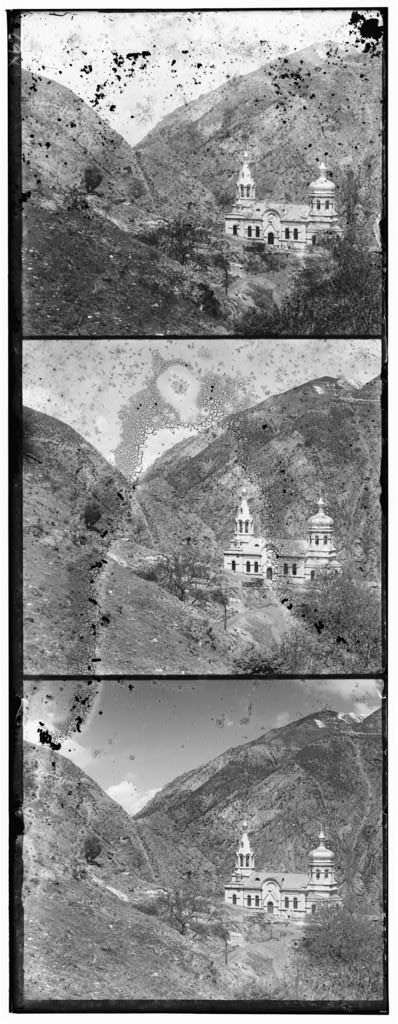
#> input picture data_e/00056v.jpg, 398 x 1024 px
$ python -i enhancement.py   (imports and definitions only)
#> lines starting #> are read from the running program, lines starting #| are printed output that depends on the picture
#> further down, picture is the input picture: shape (1024, 398, 3); min 0, max 255, mean 138.2
import numpy as np
import cv2

def adjust_gamma(image, gamma=1.1):
    """
    Görüntüye gamma düzeltmesi uygular (parlaklık/kontrast ayarı).
    """
    invGamma = 1.0 / gamma
    table = np.array([((i / 255.0) ** invGamma) * 255 for i in np.arange(0,256)]).astype("uint8")
    return cv2.LUT(image, table)

def mask_color_range(img, lower_hsv, upper_hsv):
    """
    Görüntüde belirli HSV renk aralığını maskeleyip vurgular.
    """
    hsv = cv2.cvtColor(img, cv2.COLOR_BGR2HSV)
    mask = cv2.inRange(hsv, lower_hsv, upper_hsv)
    return cv2.bitwise_and(img, img, mask=mask)

def enhance_image(img):
    """
    Görüntüyü iyileştirir: kontrast, parlaklık, keskinlik, doygunluk.
    """
    img = img.copy()

    # LAB uzayında CLAHE (parlaklık iyileştirme)
    lab = cv2.cvtColor(img, cv2.COLOR_BGR2LAB)
#> lab: shape (1024, 398, 3); mean of channels 0, 1, 2 144.4, 128, 128
    l, a, b = cv2.split(lab)
#> a: shape (1024, 398); every value is 128
    clahe = cv2.createCLAHE(clipLimit=1.0, tileGridSize=(8,8))
    l = clahe.apply(l)
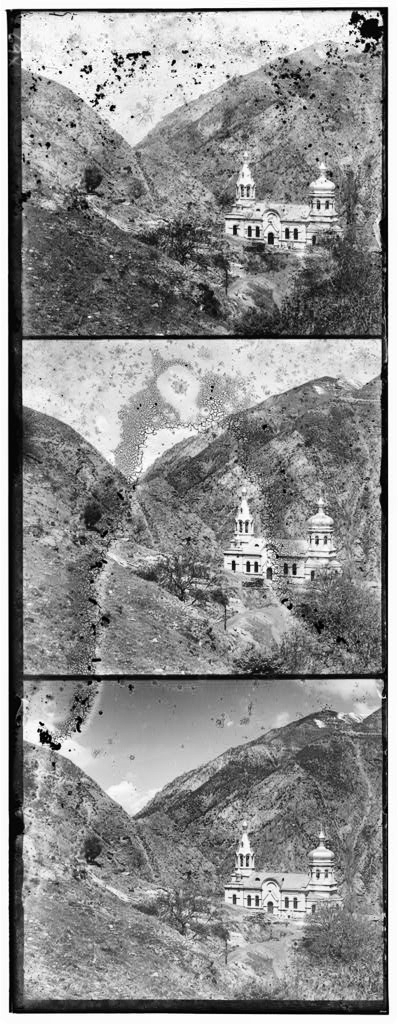
#> l: shape (1024, 398); min 0, max 255, mean 141.4
    lab = cv2.merge([l,a,b])
#> lab: shape (1024, 398, 3); mean of channels 0, 1, 2 141.4, 128, 128
    img = cv2.cvtColor(lab, cv2.COLOR_LAB2BGR)

    # Gamma düzeltmesi
    img = adjust_gamma(img, gamma=1.1)

    # Laplasyen keskinleştirme
    kernel = np.array([[0,-1,0],[-1,5,-1],[0,-1,0]])
    img = cv2.filter2D(img, -1, kernel)
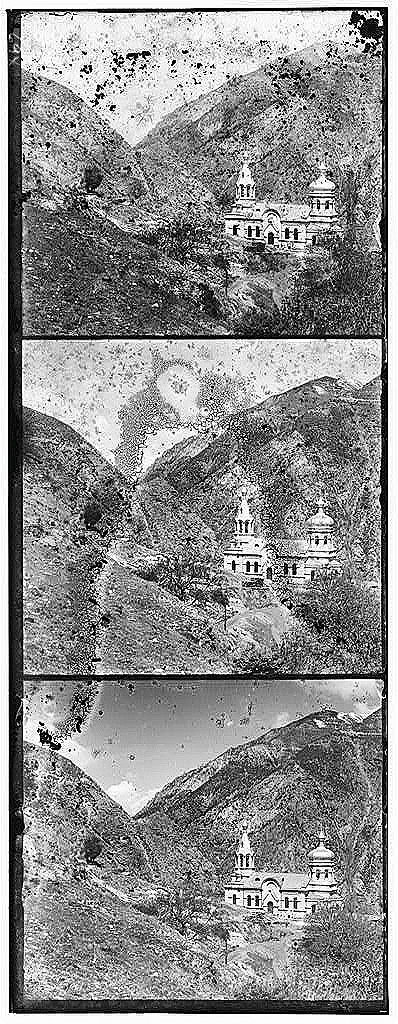
#> img: shape (1024, 398, 3); mean B, G, R 141.4, 141.4, 141.4

    # HSV uzayında doygunluk artırma
    hsv = cv2.cvtColor(img, cv2.COLOR_BGR2HSV)
#> hsv: shape (1024, 398, 3); mean H, S, V 17.4, 2, 141.6
    h, s, v = cv2.split(hsv)
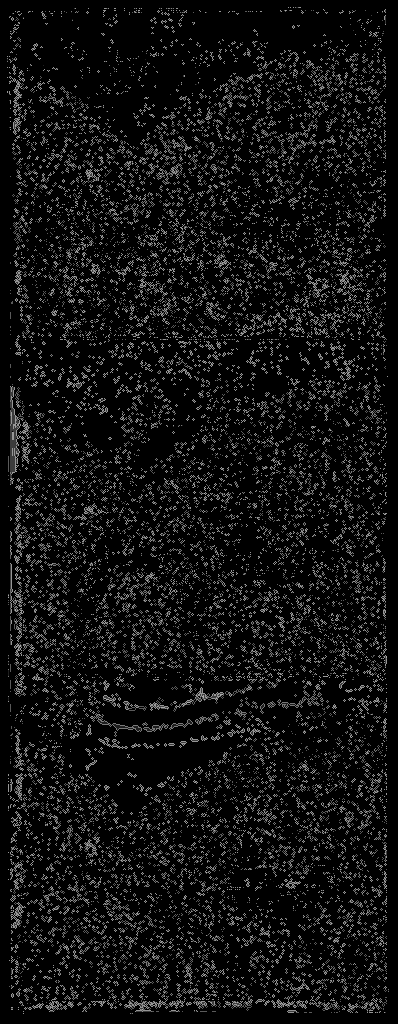
#> h: shape (1024, 398); min 0, max 176, mean 17.4
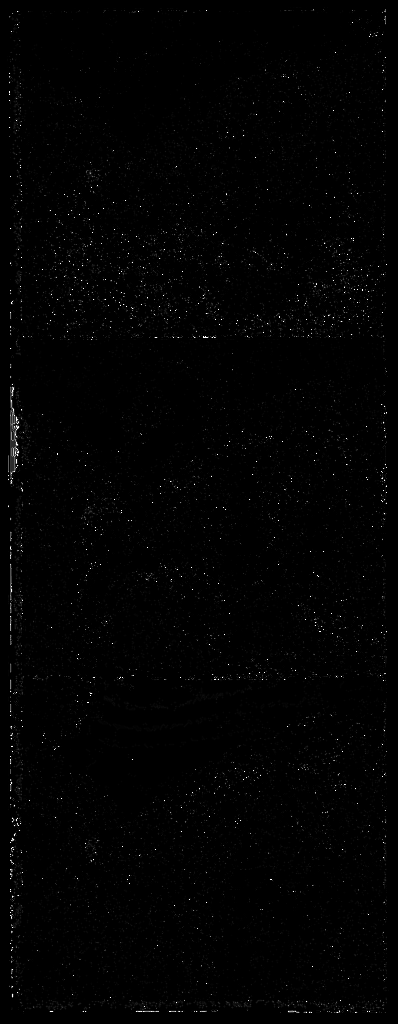
#> s: shape (1024, 398); min 0, max 255, mean 2
    s = cv2.equalizeHist(s)
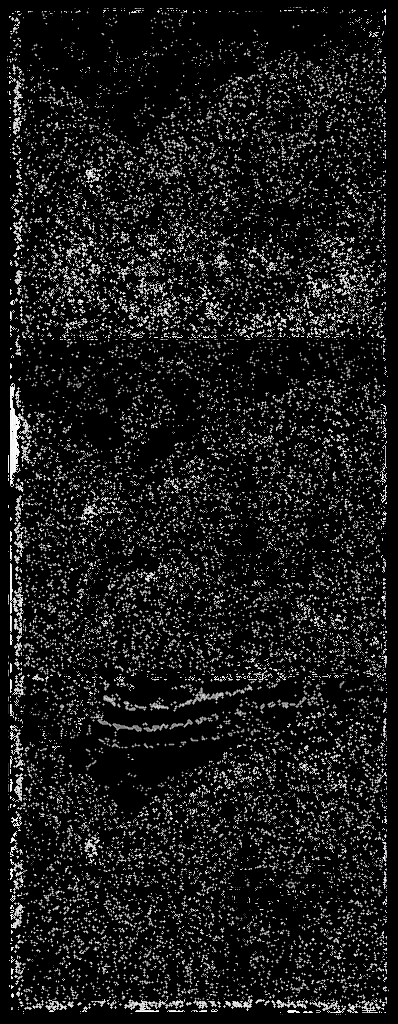
#> s: shape (1024, 398); min 0, max 255, mean 25.7
    hsv = cv2.merge([h, s, v])
#> hsv: shape (1024, 398, 3); mean H, S, V 17.4, 25.7, 141.6
    img = cv2.cvtColor(hsv, cv2.COLOR_HSV2BGR)
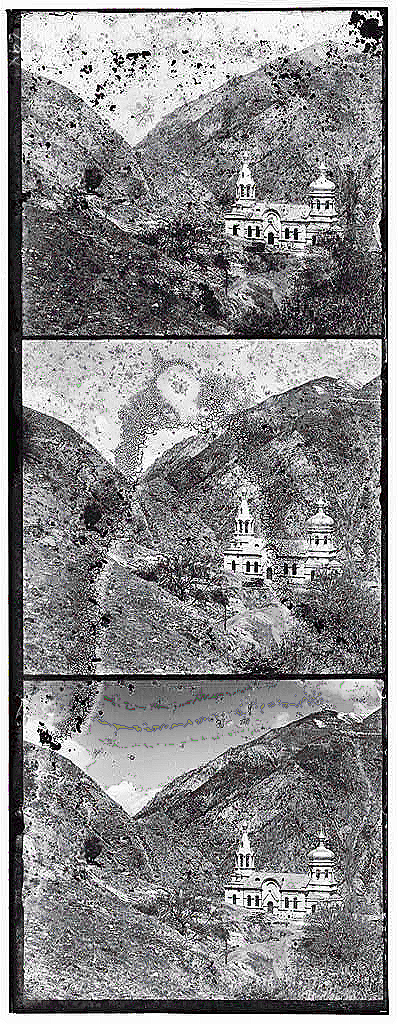
#> img: shape (1024, 398, 3); mean B, G, R 137.3, 135.9, 136.9

    # Normalizasyon (0-255)
    out = np.empty_like(img)  # img ile aynı shape/dtype
    cv2.normalize(img, out, 0, 255, cv2.NORM_MINMAX)
    img = out

    return img

# Örnek kullanım:
# from enhancement import enhance_image
# improved = enhance_image(image)

>>> import cv2
>>> picture = cv2.imread('../data_e/00056v.jpg')
>>> result = enhance_image(picture)

$ run again, on data_e/00088v.jpg
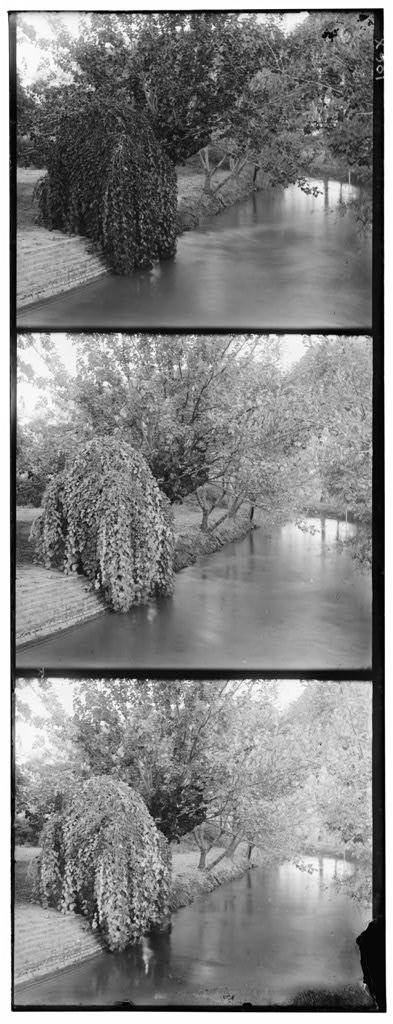
#> input picture data_e/00088v.jpg, 393 x 1024 px
#> picture is the input picture: shape (1024, 393, 3); min 0, max 255, mean 130.8
#> a: shape (1024, 393); every value is 128
#> in enhance_image, `s = cv2.equalizeHist(s)`:
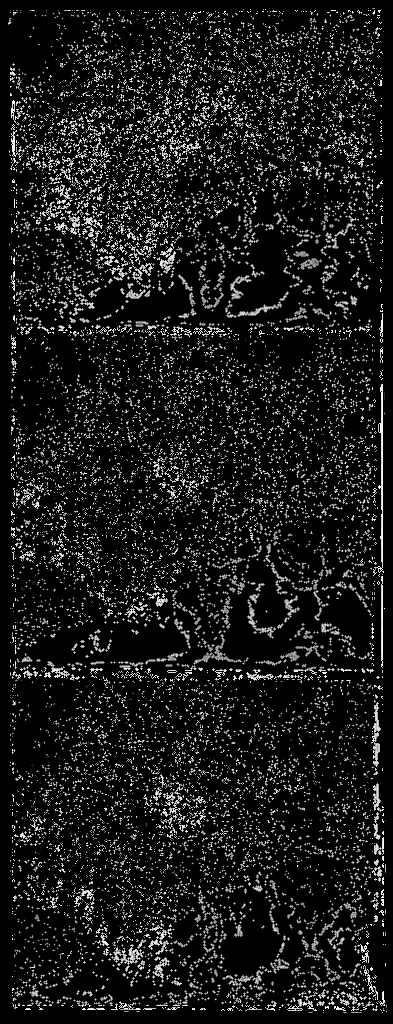
#> s: shape (1024, 393); min 0, max 255, mean 25.1
#> in enhance_image, `img = cv2.cvtColor(hsv, cv2.COLOR_HSV2BGR)`:
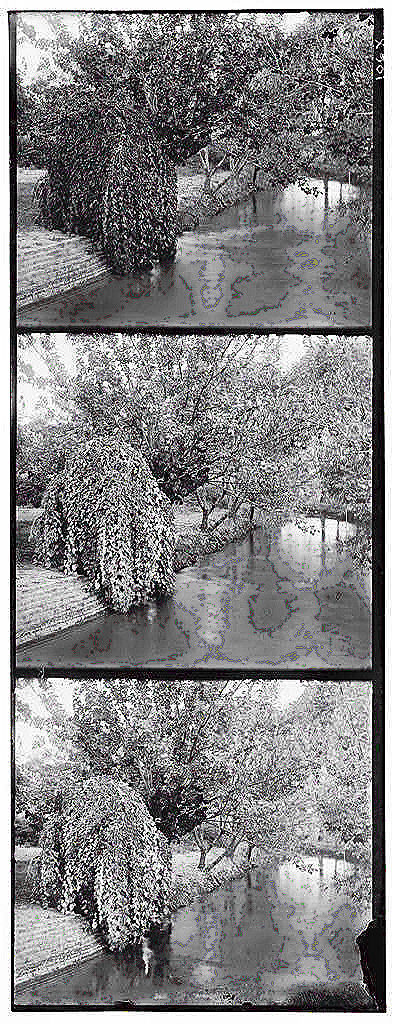
#> img: shape (1024, 393, 3); mean B, G, R 131.5, 130.2, 131.1

$ run again, on data_e/00106v.jpg
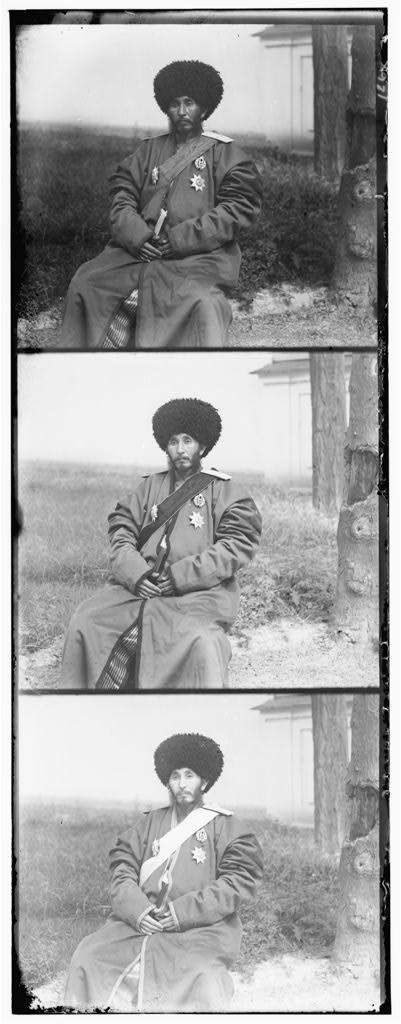
#> input picture data_e/00106v.jpg, 401 x 1024 px
#> picture is the input picture: shape (1024, 401, 3); min 0, max 255, mean 162.5
#> a: shape (1024, 401); every value is 128
#> in enhance_image, `s = cv2.equalizeHist(s)`:
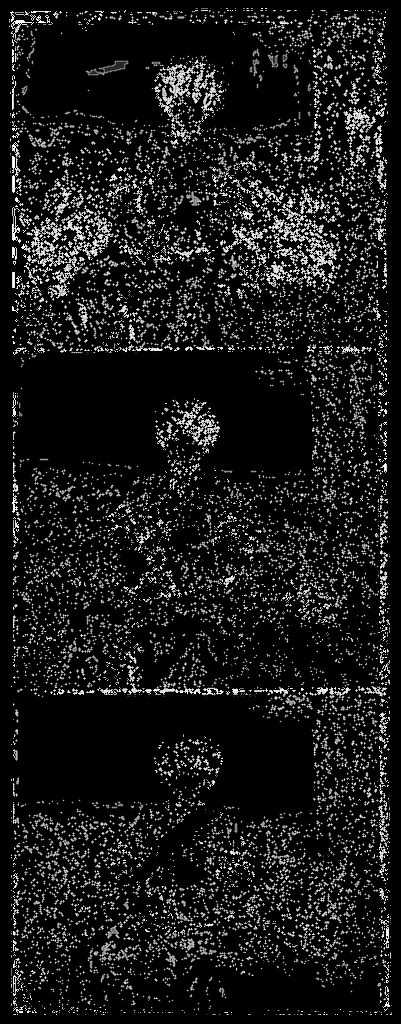
#> s: shape (1024, 401); min 0, max 255, mean 24.6
#> in enhance_image, `img = cv2.cvtColor(hsv, cv2.COLOR_HSV2BGR)`:
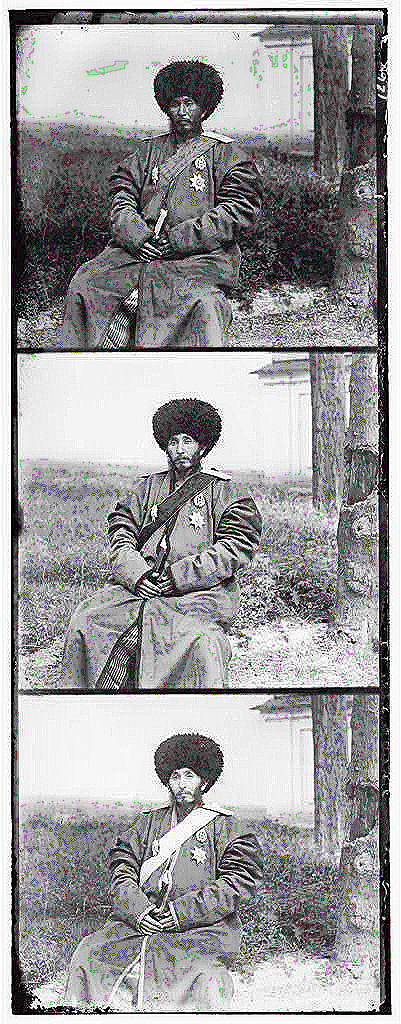
#> img: shape (1024, 401, 3); mean B, G, R 156.5, 155.3, 156

$ run again, on data_e/00153v.jpg
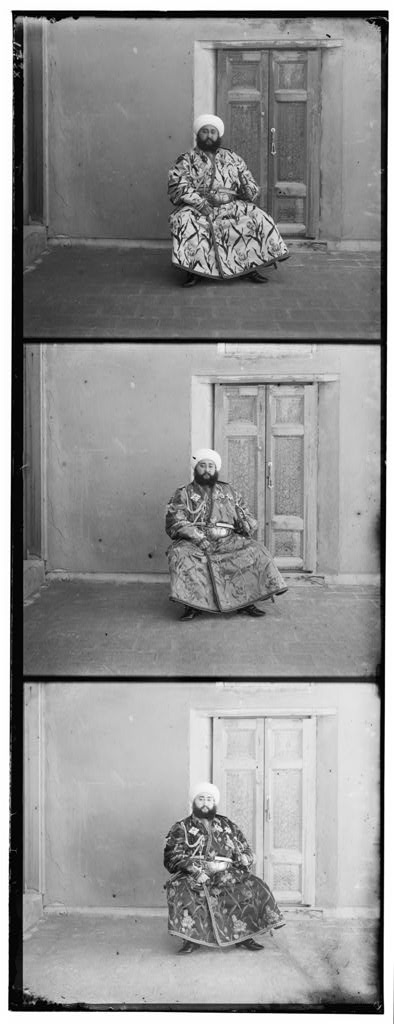
#> input picture data_e/00153v.jpg, 394 x 1024 px
#> picture is the input picture: shape (1024, 394, 3); min 0, max 255, mean 145.2
#> a: shape (1024, 394); every value is 128
#> in enhance_image, `s = cv2.equalizeHist(s)`:
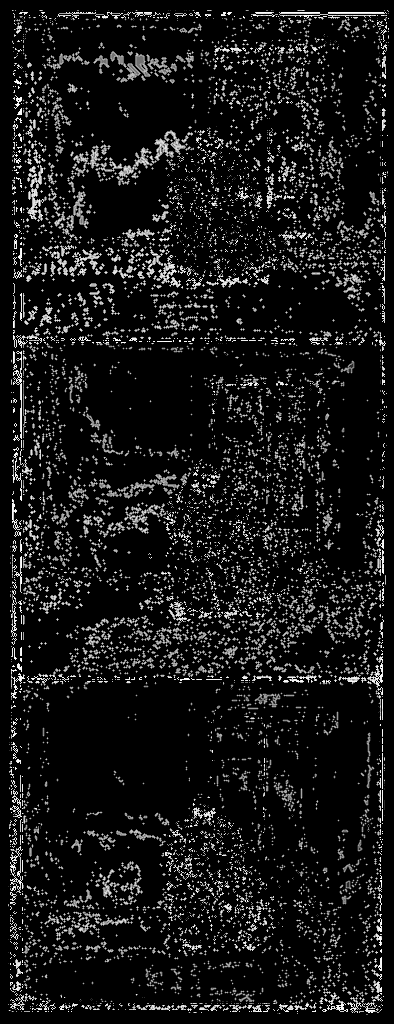
#> s: shape (1024, 394); min 0, max 255, mean 22.9
#> in enhance_image, `img = cv2.cvtColor(hsv, cv2.COLOR_HSV2BGR)`:
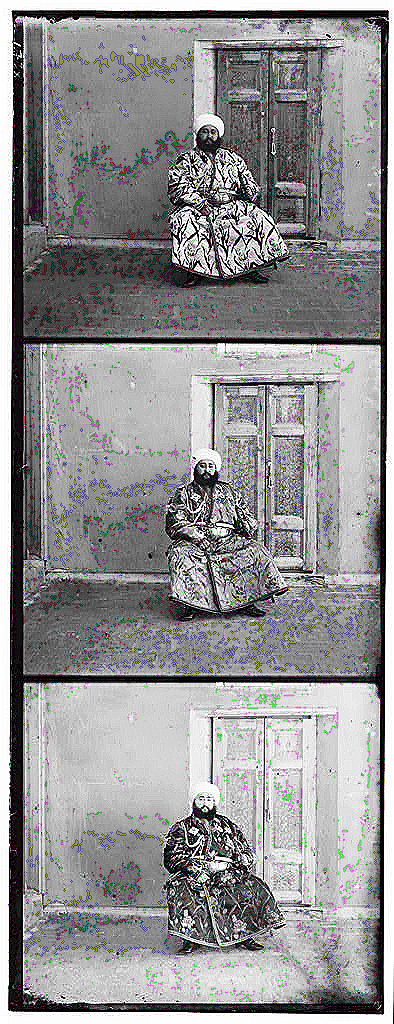
#> img: shape (1024, 394, 3); mean B, G, R 146.3, 145.2, 145.9
